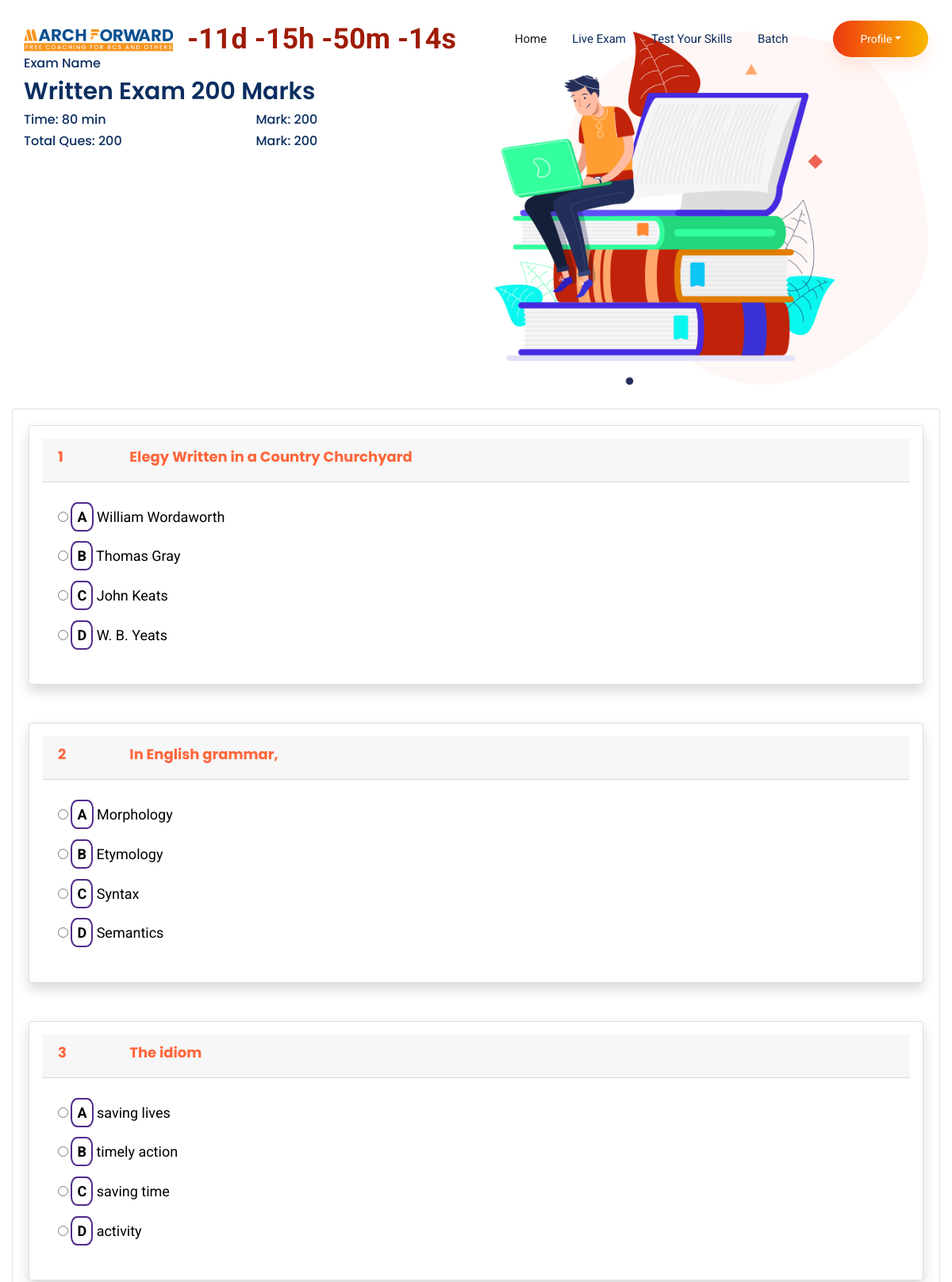
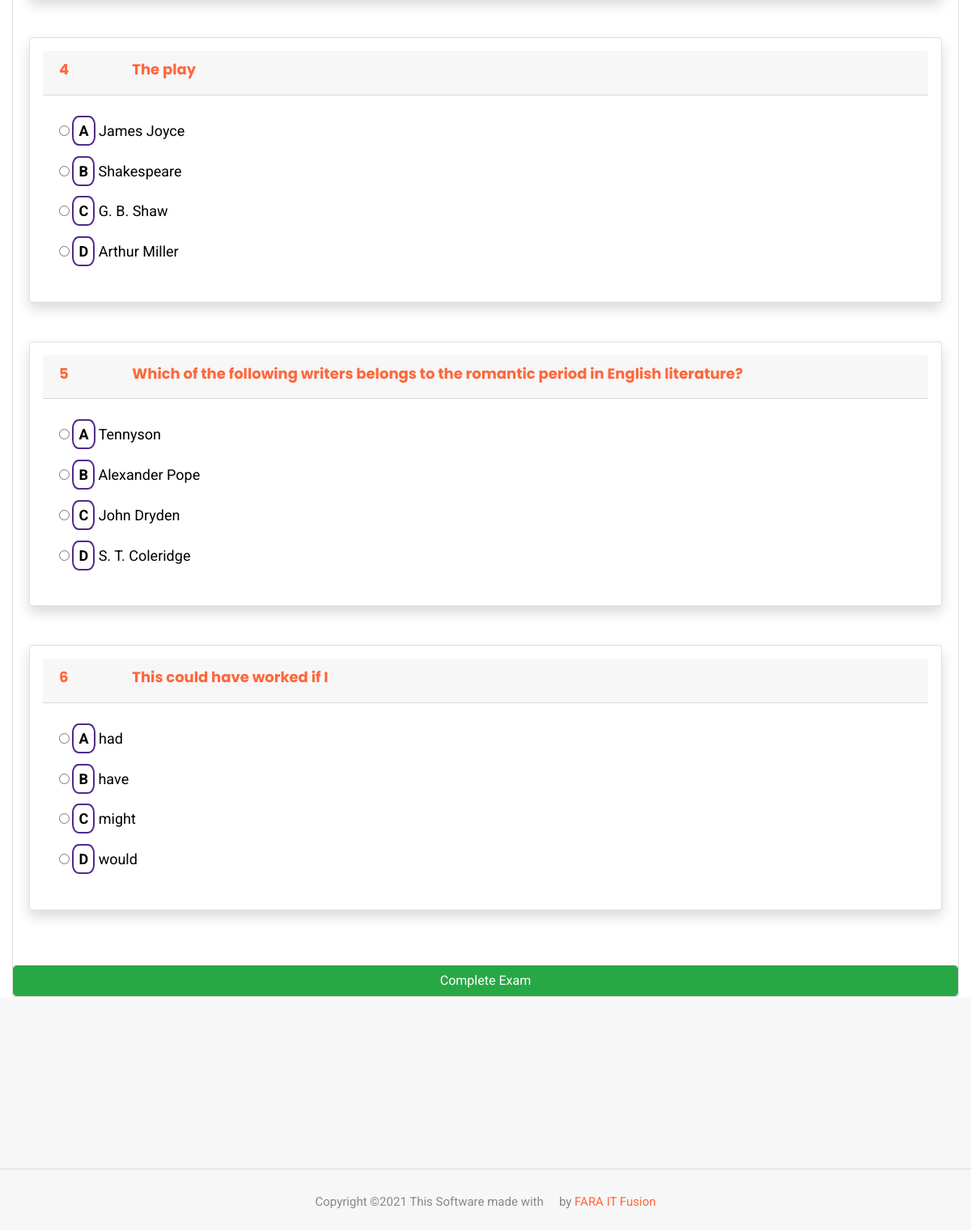
Page /exam-question-for-student.php?examID=5 on the committed database (2 pictures, top to bottom).
### tables this page shows
CREATE TABLE `exam` (
  `id` int(100) NOT NULL,
  `courseID` int(100) NOT NULL,
  `name` varchar(1000) NOT NULL,
  `examTime` int(10) NOT NULL,
  `examStatus` varchar(100) NOT NULL,
  `scheduleDate` varchar(255) NOT NULL,
  `scheduleTime` varchar(100) NOT NULL,
  `examEndTime` varchar(100) NOT NULL,
  `total_mark` varchar(255) NOT NULL,
  `passed_mark` varchar(255) NOT NULL,
  `minQuestionNum` int(100) NOT NULL,
  `maxQuestionNum` int(100) NOT NULL,
  `StartingAction` int(10) NOT NULL,
  `action` varchar(255) NOT NULL,
  `date` timestamp NOT NULL DEFAULT CURRENT_TIMESTAMP ON UPDATE CURRENT_TIMESTAMP
);

CREATE TABLE `questions` (
  `id` int(100) NOT NULL,
  `examID` int(100) NOT NULL,
  `questionName` varchar(5000) NOT NULL,
  `question_number` int(11) NOT NULL,
  `firstOptn` varchar(2000) NOT NULL,
  `secondOptn` varchar(2000) NOT NULL,
  `thirdOptn` varchar(2000) NOT NULL,
  `fourthOptn` varchar(2000) NOT NULL,
  `rightAns` int(5) NOT NULL,
  `mark` varchar(10) NOT NULL,
  `negativeMark` varchar(10) NOT NULL,
  `rightAnsDes` text NOT NULL,
  `date` timestamp NOT NULL DEFAULT CURRENT_TIMESTAMP ON UPDATE CURRENT_TIMESTAMP
);

### backend/functions.php (called while the page is built, shortened)
<?php
include("config.php");
function query($sql){
	global $connection;
	return mysqli_query($connection, $sql);
}
function fetch_array($array){
    return mysqli_fetch_array($array);
}
 ?>

### exam-question-for-student.php (the view, shortened to what this page needs)
<?php
            $examID = $_GET['examID'];
            $query = query("SELECT * FROM `exam` WHERE action='SHOW' AND id='$examID'");
            $rowOfExam = fetch_array($query);
            $exName = $rowOfExam['name'];
            $examTime = $rowOfExam['examTime'];
            $total_mark = $rowOfExam['total_mark'];
            $maxQuestionNum = $rowOfExam['maxQuestionNum'];
     ?>
<!doctype html>
<html lang="en">
<head>
<link rel="stylesheet" href="quize/css/bootstrap.min.css">
<link rel="stylesheet" href="quize/css/animate.css">
<link rel="stylesheet" href="quize/css/owl.carousel.min.css">
<link rel="stylesheet" href="quize/css/themify-icons.css">
<link rel="stylesheet" href="quize/css/flaticon.css">
<link rel="stylesheet" href="quize/css/magnific-popup.css">
<link rel="stylesheet" href="quize/css/slick.css">
<link rel="stylesheet" href="quize/css/style.css">
</head>
<body>
<header class="main_menu home_menu">
<div class="container">
<div class="row align-items-center">
<div class="col-lg-12">
<nav class="navbar navbar-expand-lg navbar-light">
<a class="navbar-brand" href="index.php"> <img src="quize/img/er-1.png" alt="logo" style="width: 188px;"> </a>
<div class="ml-auto" style="border: 2px solid white; border-radius: 10px;"><span id="demo" style="color:#9F1B05; font-weight:bold; font-size:36px"></span></div>
<div class="collapse navbar-collapse main-menu-item justify-content-end" id="navbarSupportedContent">
<ul class="navbar-nav align-items-center">
<li class="nav-item active">
<a class="nav-link" href="home.php">Home</a>
</li>
<li class="nav-item">
<a class="nav-link" href="all-exam-for-student.php">Live Exam</a>
</li>
<li class="nav-item">
<a class="nav-link" href="students-permanent-exam.php">Test Your Skills</a>
</li>
<li class="nav-item">
<a class="nav-link" href="batch.php">Batch</a>
</li>
<li class="d-none d-lg-block nav-item dropdown">
<a class="btn_1 dropdown-toggle" id="navbarDropdown" data-toggle="dropdown" aria-haspopup="true" aria-expanded="false" href="">Profile</a>
</li>
</ul>
</div>
</nav>
</div>
</div>
</div>
</header>
<section class="advance_feature" id="examMainStart">
        <div class="container">
            <div class="row align-items-sm-center align-items-xl-stretch">
                <div class="col-md-6 col-lg-6">
                    <div class="learning_member_text">
                        <h5>Exam Name</h5>
                        <h2><?php echo $exName; ?></h2>
                        <div class="row">
                            <div class="col-sm-6 col-md-12 col-lg-6 col-6">
                                <div class="learning_member_text_iner">
                                    <h5>Time: <?php echo $examTime; ?> min</h5>
                                </div>
                            </div>
                            <div class="col-sm-6 col-md-12 col-lg-6 col-6">
                                <div class="learning_member_text_iner">
                                    <h5>Mark: <?php echo $total_mark; ?></h5>
                                </div>
                            </div>
                        </div>
                        <div class="row">
                            <div class="col-sm-6 col-md-12 col-lg-6 col-6">
                                <div class="learning_member_text_iner">
                                    <h5>Total Ques: <?php echo $maxQuestionNum; ?></h5>
                                </div>
                            </div>
                            <div class="col-sm-6 col-md-12 col-lg-6 col-6">
                                <div class="learning_member_text_iner">
                                    <h5>Mark: <?php echo $total_mark; ?></h5>
                                </div>
                            </div>
                        </div>
                    </div>
                </div>
                <div class="col-lg-6 col-md-6">
                    <div class="learning_img">
                        <img src="img/advance_feature_img.png" alt="">
                    </div>
                </div>
            </div>
        </div>
    </section>
     <div class="content-wrapper">
            <section class="content">
              <div class="container-fluid">
                <div class="row">
                    <?php
                        $examID = $_GET['examID'];
                        $query_exam=query("SELECT * FROM `exam` WHERE action='SHOW' AND id='$examID' ");
                        $row_exam=fetch_array($query_exam);
                        $StartingAction = $row_exam['StartingAction'];
                        if($StartingAction == '1'){
                           ?>
                            <div class="col-12" id="ExtremedemoCARD">
                            <div class="card">
                              <div class="card-body">
                                  <form method="POST" action="" name="MCQuestion">
                                  <div class="row">
                                      <?php
                                        $examID = $_GET['examID'];
                                        $query_exam=query("SELECT * FROM `exam` WHERE action='SHOW' AND id='$examID' ");
                                        $row_exam=fetch_array($query_exam);
                                        $exam_id=$row_exam['id'];
                                        $query_question=query("select * from questions where examID='$exam_id'  ");
                                        $rows = mysqli_num_rows($query_question);
                                        if($rows > 0)
                                        {
                                            $i = 0;
                                            while($question_row=fetch_array($query_question))
                                            {
                                                 $i +=1;
                                                ?>
                                                <div class="col-md-12">
                                                <div class="card shadow p-3 mb-5 bg-white rounded">
                                                <div class="card-header">
                                                   <div class="row">
                                                       <div class="col-md-1 col-1" style="width: 4.333333%;">
                                                       <h4><b><?php echo $question_row['question_number']?></b></h4>
                                                   </div>
                                                   <div class="col-md-11  col-11">
                                                       <h4><b><?php echo $question_row['questionName']?></b></h4>
                                                   </div>
                                                   </div>
                                                   </div>
                                                <div class="card-body">
                                                    <input id="firstOption[<?php echo $i;?>]" type="radio" name="selectedOption[<?php echo $i;?>]" value="1"> <label for="firstOption[<?php echo $i;?>]"><p style="margin-top: 7px; font-size: 18px; text-align:justify; color: #000;"><b style="background-color: #fff; border: 2px solid #512B8B; padding: 6px; color: #000; border-radius: 30%;">A</b> <?php echo $question_row['firstOptn']?></p></label><br/>
                                                    <input id="secondOption[<?php echo $i;?>]" type="radio" name="selectedOption[<?php echo $i;?>]" value="2"> <label for="secondOption[<?php echo $i;?>]"><p style="margin-top: 7px; font-size: 18px; text-align:justify; color: #000;"><b style="background-color: #fff; border: 2px solid #512B8B; padding: 6px; color: #000; border-radius: 30%;">B</b> <?php echo $question_row['secondOptn']?></p></label><br/>
                                                    <input id="thirdOption[<?php echo $i;?>]" type="radio" name="selectedOption[<?php echo $i;?>]" value="3"> <label for="thirdOption[<?php echo $i;?>]"><p style="margin-top: 7px; font-size: 18px; text-align:justify; color: #000;"><b style="background-color: #fff; border: 2px solid #512B8B; padding: 6px; color: #000; border-radius: 30%;">C</b> <?php echo $question_row['thirdOptn']?></p></label><br/>
                                                    <input id="fourthOption[<?php echo $i;?>]" type="radio" name="selectedOption[<?php echo $i;?>]" value="4"> <label for="fourthOption[<?php echo $i;?>]"><p style="margin-top: 7px; font-size: 18px; text-align:justify; color: #000;"><b style="background-color: #fff; border: 2px solid #512B8B; padding: 6px; color: #000; border-radius: 30%;">D</b> <?php echo $question_row['fourthOptn']?></p></label>
                                                </div>
                                                </div>
                                                </div>
                                        <?php
                                    }
                                }
                              ?>
                        </div>
                      </div>
                       <div class="row">
                            <div class="col-md-12">
                                <input type="submit" class="btn btn-success form-control" value="Complete Exam" id="MCQuestion" name="CompleteExam">
                            </div>
                    </div>
                  </div>
                </div>
              </div>
                           <?php
                        }
                    ?>
            </section>
          </div>
<footer class="footer-area">
<div class="container-fluid">
<div class="row">
<div class="col-lg-12">
<div class="copyright_part_text text-center">
<div class="row">
<div class="col-lg-12">
<p class="footer-text m-0">
Copyright &copy; This  Software made with <i class="ti-heart" aria-hidden="true"></i> by <a href="https://faraitfusion.com/" target="_blank">FARA IT Fusion</a>
</p>
</div>
</div>
</div>
</div>
</div>
</div>
</footer>
</body>
</html>

### exam-question-for-student.php (style rules this page uses)
@media only screen and (min-width: 825px) { #ExtremedemoCARD { margin-top: -90px !important; } }

### rows in the picture
exam: name "Written Exam 200 Marks", examTime "80", total_mark "200", maxQuestionNum "200"
questions: question_number "1", questionName "Elegy Written in a Country Churchyard", firstOptn "William Wordaworth", secondOptn "Thomas Gray", thirdOptn "John Keats", fourthOptn "W. B. Yeats"
questions: question_number "2", questionName "In English grammar,", firstOptn "Morphology", secondOptn "Etymology", thirdOptn "Syntax", fourthOptn "Semantics"
questions: question_number "3", questionName "The idiom", firstOptn "saving lives", secondOptn "timely action", thirdOptn "saving time", fourthOptn "activity"
questions: question_number "4", questionName "The play", firstOptn "James Joyce", secondOptn "Shakespeare", thirdOptn "G. B. Shaw", fourthOptn "Arthur Miller"
questions: question_number "5", questionName "Which of the following writers belongs to the romantic period in English literature?", firstOptn "Tennyson", secondOptn "Alexander Pope", thirdOptn "John Dryden", fourthOptn "S. T. Coleridge"
questions: question_number "6", questionName "This could have worked if I", firstOptn "had", secondOptn "have", thirdOptn "might", fourthOptn "would"
